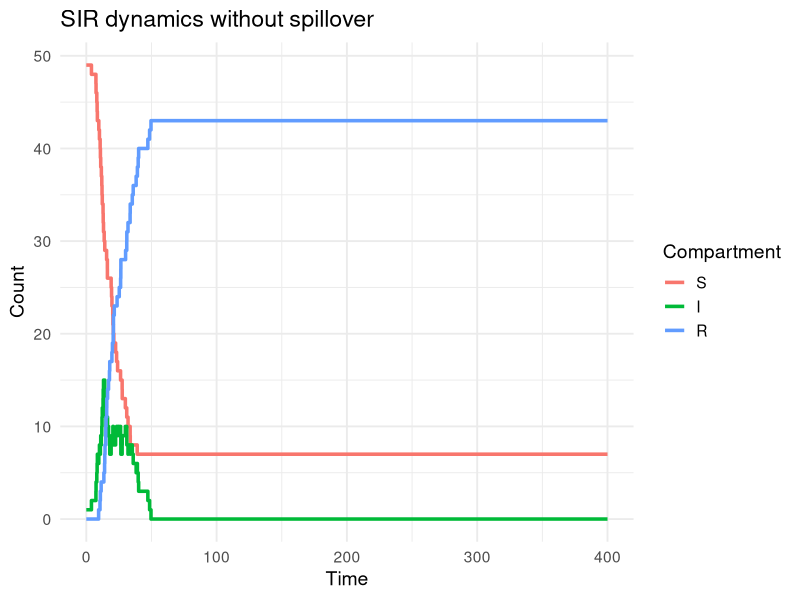

Source code (R): (Note: this script raises an error after producing the figure.)

## Stochastic SIR simulation with spillover introductions
## Clinic on the Meaningful Modeling of Epidemiological Data
## International Clinics on Infectious Disease Dynamics and Data (ICI3D) Program
#
## Rebecca Borchering 2015 & 2018
## Reshma Kassanjee 2025
## Some Rights Reserved
## CC BY-NC 3.0 (http://creativecommons.org/licenses/by-nc/3.0/)

# In this tutorial you will use a Gillespie algorithm 
# implementation of an SIR model to explore the impact of
# introducing spillover infection events. 

# You will be asked to extend code - though we provide example
# solutions, we encourage you take the time to first try!  

library(tidyverse)

## PART 1: SIR 
## --------------------------------------------------------------------

# Context: We begin with a closed population of animals, with infection
# modelled to spread as per a stochastic SIR model. 

# Take some time to understand the implementation below. 

# Compartments:
# (S,I,R) = (susceptible, infectious, removed)

# Transitions:
# Event                           Change        									  Rate
# Infection (S)                   (S,I,R)->(S-1,I+1,R)              beta*I*S/N
# Recovery/Removal (I)            (S,I,R)->(S,I-1,R+1)              gamma*I

## Function to step forward in time to next event and update states:

event_sir <- function(time, S, I, R, params, t_end, count.inf) {
  with(as.list(params), {
    N <- S+I+R
    
    rates <- c(
      infect = beta * I * S / N,
      recover = gamma * I
    )
    
    total_rate <- sum(rates)
    
    if (total_rate == 0) {
      
      event_time <- t_end
      
    } else {
      
      event_time <- time + rexp(1, total_rate)
      event_type <- sample(c("Infect", "Recover"), 1, prob = rates / total_rate)
      
      switch(event_type,
             "Infect" = {
               S <- S - 1
               I <- I + 1
               count.inf = count.inf+1
             },
             "Recover" = {
               I <- I - 1
               R <- R + 1
             })
    }
    
    return(data.frame(time = event_time, S = S, I = I, R = R, count.inf = count.inf))
  })
}

## Function to simulate states from time 0 to t_end:

simulate_sir <- function(t_end, y, params) {
  with(as.list(y), {
    
    count.inf <-  I
    ts <- data.frame(time = 0, S = S, I = I, R = R, count.inf = I)
    next_event <- ts
    
    while (next_event$time < t_end) {
      next_event <- event_sir(next_event$time, next_event$S, next_event$I, next_event$R, params, t_end, count.inf)
      ts <- rbind(ts, next_event)
    }
    
    return(ts)
  })
}

## Run the model for specified inputs:

pop <- 50                                 # population size
params <- c(beta = 0.3, gamma = 0.1)    # parameter values
final_time <- 400                       # end time
y0 <- c(S = pop - 1, I = 1, R = 0)        # initial state

ts1 <- simulate_sir(final_time, y0, params)

## And plot:

ts1_long <- (ts1 
             |> pivot_longer(cols = c(S, I, R), names_to = "Compartment", values_to = "count")
             |> mutate(Compartment = factor(Compartment, levels = c('S','I','R')))
)

ggplot(ts1_long, aes(x = time, y = count, color = Compartment)) +
  geom_step(linewidth = 1.2) +
  labs(title = "SIR dynamics without spillover", y = "Count", x = "Time") +
  theme_minimal(base_size = 14)

# Generate the data and produce the plot multiple times, by running the relevant
# lines above. What do you see?

## PART 2: SIR with spillover
## --------------------------------------------------------------------

# We now introduce the possibility of infections occurring in the
# population due to other exposures - for example, due to infected animals
# in some other maintenance population briefly entering the territory. 

# TASK 1: Make a copy of all the code presented for part 1 and modify it to 
# introduce spillover events - 
# make functions event_sirspill and simulate_sirspill. ## FIXME
# More specifically, assume that, in addition to the transmission already 
# occurring, there is an additional rate of infection of susceptibles of 
# lambda*S/N (total rate). Here lambda is the rate at which, for example,
# animals from outside of the population manage to make contact 
# with animals in our population of interest. 

# When you are ready, scroll down to the bottom of the tutorial to find an
# example solution, and then move onto the next parts of the tutorial using it.

# Here are some hints if needed: 
#   Update the list of '## Transitions'
#   In the function event_sirspill, include a third event type 'Spillover'
#   Also try to include a counter for spillovers (count.spillovers) - 
#     this may prove handy if you get time to explore. 
#   To run the model, think about whether any of the inputs needs to change.


## PART 3: Explore patterns
## --------------------------------------------------------------------

# Let's compare outputs for different parameter values. .

# To make this easier, let's write a function that plots I over time,
#   showing several different possible trajectories, for a set of input 
#   parameter values

plot_sirspill <- function(nTraj = 16, params, final_time, y0){
  
  ts_collect <- list()
  for (ii in 1:nTraj){
    ts_collect[[ii]] <- simulate_sirspill(final_time, y0, params)
  }
  
  ts_collect_df <- (bind_rows(ts_collect, .id = "Simulation")
                    |> mutate(Simulation = factor(Simulation, levels = 1:nTraj))
  )
  
  gg <- ggplot(ts_collect_df, aes(x = time, y = I)) +
    geom_step(linewidth = 1.2) +
    facet_wrap(~Simulation) +
    labs(title = "I over time", y = "Count", x = "Time") +
    scale_x_continuous(breaks = NULL) +
    coord_cartesian(xlim=c(0, final_time)) +
    theme_minimal(base_size = 14)

  print(gg)
}

# We can now easily now easily plot trajectories - here we plot 
# 16 trajectories for a set of inputs

plot_sirspill(nTraj=16, 
	params=c(beta = 0.3, gamma = 0.1,lambda = 0.01)
	, final_time=400
	, y0 = c(S = pop - 1, I = 1, R = 0)
)

# TASK 2: 
# Use the function plot_sirspill to compare outputs for different parameter
# values (specified below) and think about the patterns you see. Also think 
# about how the  patterns you see relate to R0 = beta/gamma, and, later in
# time, Reff = R0*S/N
# Pay attention to the scale of y-axis.

# Don't forget to erase your graphs every now and then using graphics.off().

# (1) 1 infected animal to begin, with different beta and gamma values
# c(beta = 0.3, gamma = 0.1,lambda = 0.01), 400, c(S = pop - 1, I = 1, R = 0))
# versus 
# c(beta = 0.2, gamma = 0.2,lambda = 0.01), 400, c(S = pop - 1, I = 1, R = 0))

# (2) as for (1) but with 0 infected animals to begin
# c(beta = 0.3, gamma = 0.1,lambda = 0.01), 400, c(S = pop, I = 0, R = 0))
# versus 
# c(beta = 0.2, gamma = 0.2,lambda = 0.01), 400, c(S = pop, I = 0, R = 0))

# (3) as for (1) but with a higher spillover rate
# c(beta = 0.3, gamma = 0.1,lambda = 0.04), 400, c(S = pop-1, I = 1, R = 0))
# versus 
# c(beta = 0.2, gamma = 0.2,lambda = 0.04), 400, c(S = pop-1, I = 1, R = 0))

# Lastly, would we have been able to study these patterns using 
# a deterministic model? If you have time, refer back to previous labs, 
# and try fit and plot a corresponding deterministic model. 

## PART 2: Solution 
## --------------------------------------------------------------------

## Our version of the functions for part 2 can be found 

# Compartments:
# (S,I,R) = (susceptible, infectious, removed)

# Transitions:
# Event                           Change        									 Rate
# Spillover (S)									  (S,I,R)->(S-1,I+1,R)						 lambda*S/N
# Infection (S)                   (S,I,R)->(S-1,I+1,R)             beta*I*S/N
# Recovery/Removal (I)            (S,I,R)->(S,I-1,R+1)             gamma*I


## Run the model for specified inputs:

params <- c(beta = 0.3, gamma = 0.1
            , lambda = 0.02)            # parameter values
final_time <- 400                       # end time
y0 <- c(S = pop - 1, I = 1, R = 0)        # initial state

ts1 <- simulate_sirspill(final_time, y0, params)

## And plot:

ts1_long <- (ts1 
             |> pivot_longer(cols = c(S, I, R), names_to = "Compartment", values_to = "count")
             |> mutate(Compartment = factor(Compartment, levels = c('S','I','R')))
)

ggplot(ts1_long, aes(x = time, y = count, color = Compartment)) +
  geom_step(linewidth = 1.2) +
  labs(title = "SIR dynamics with spillover", y = "Count", x = "Time") +
  theme_minimal(base_size = 14)
